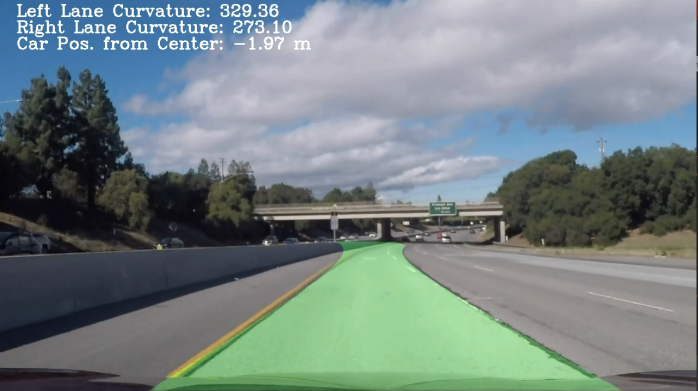
#> input picture writeup_images/fail.jpg, 1396 x 781 px (shown at 1/2 size)
$ python -i lane_detector.py   (imports and definitions only)   (older library calls are emulated)
#> lines starting #> are read from the running program, lines starting #| are printed output that depends on the picture; after the words box and inside, x2 and y2 are one past the last pixel; in counts of white or black regions, pixels touching at a corner belong together
### threshold.py
import cv2
import numpy as np

import util

class SobelThreshold:
    def __init__(self, kernel, thresh):
        self.kernel = kernel
        self.thresh = thresh

    def binarize(self, rgb, save=False):
        gray = cv2.cvtColor(rgb, cv2.COLOR_RGB2GRAY)
        blur = cv2.GaussianBlur(gray, (3,3), 0)

        sobelx = cv2.Sobel(blur, cv2.CV_64F, 1, 0, ksize=self.kernel)
        abs_sobelx = np.absolute(sobelx)
        scaled_sobel = np.uint8(255 * abs_sobelx / np.max(abs_sobelx))

        binary = np.zeros_like(scaled_sobel)
        binary[(scaled_sobel >= self.thresh[0]) & (scaled_sobel <= self.thresh[1])] = 255

        if save: util.save_gray_img('writeup_images/sobel_binary.jpg', binary)

        return binary

class ColorThreshold:
    def __init__(self, white_thresh, yellow_thresh):
        self.white_thresh = white_thresh
        self.yellow_thresh = yellow_thresh

    def binarize(self, rgb, save=False):
        hls = cv2.cvtColor(rgb, cv2.COLOR_RGB2HLS)
        white  = cv2.inRange(hls, self.white_thresh[0], self.white_thresh[1])
        yellow = cv2.inRange(hls, self.yellow_thresh[0], self.yellow_thresh[1])

        binary = np.zeros_like(white)
        binary[(white > 0) | (yellow > 0)] = 255

        if save: util.save_gray_img('writeup_images/color_binary.jpg', binary)

        return binary

class CombinedThreshold:
    def __init__(self, sobel_kernel=3, sobel_thresh=(30, 100),
                 white_thresh=((0,210,0),(255,255,255)),
                 yellow_thresh=((15,30,115),(35,205,255))):
        self.sobel_thresh = SobelThreshold(kernel=sobel_kernel,
                                           thresh=sobel_thresh)
        self.color_thresh = ColorThreshold(white_thresh=white_thresh,
                                           yellow_thresh=yellow_thresh)

    def binarize(self, rgb, save=False):
        sobel_binary = self.sobel_thresh.binarize(rgb, save=save)
        color_binary = self.color_thresh.binarize(rgb, save=save)
        binary = np.zeros_like(color_binary)
        binary[(color_binary > 0) | (sobel_binary > 0)] = 255

        if save: util.save_gray_img('writeup_images/combined_binary.jpg', binary)

        return binary

### lane_detector.py
import cv2
import numpy as np

import util
from threshold import CombinedThreshold

threshold = CombinedThreshold()

w = 1280
h = 720
dst_w = 500

LABELS = ['left', 'right']

class LaneDetector:
    def __init__(self, nwindows=9, margin_first=50, margin=10, minpix=50):
        self.nwindows = nwindows
        self.margin_first = margin_first
        self.margin = margin
        self.minpix = minpix
        self.set_transform_matrix()
        self.fit = {}
        self.is_first = True

    def set_transform_matrix(self):
        t_y = 445
        t_x_diff = 85
        b_x_diff = 1000

        src = np.float32([
            [w/2 - t_x_diff, t_y],
            [w/2 - b_x_diff, h],
            [w/2 + b_x_diff, h],
            [w/2 + t_x_diff, t_y]])
        dst = np.float32([[0, 0], [0, h], [dst_w, h], [dst_w, 0]])
        self.M = cv2.getPerspectiveTransform(src, dst)
        self.M_inv = cv2.getPerspectiveTransform(dst, src)

    def warp(self, img):
        return cv2.warpPerspective(img, self.M, (dst_w, h), flags=cv2.INTER_LINEAR)

    def unwarp(self, img):
        return cv2.warpPerspective(img, self.M_inv, (w, h))

    def get_xy(self, nonzerox, nonzeroy, lane_inds):
        try:
            lane_inds = np.concatenate(lane_inds)
        except ValueError:
            pass

        return nonzerox[lane_inds], nonzeroy[lane_inds]

    # first time
    def find_lane_pixels(self, binary_warped):
        histogram = np.sum(binary_warped[binary_warped.shape[0]//2:,:], axis=0)
        midpoint = np.int(histogram.shape[0]//2)
        x_base = { 'left': np.argmax(histogram[:midpoint]),
                   'right': np.argmax(histogram[midpoint:]) + midpoint }

        window_height = np.int(binary_warped.shape[0]//self.nwindows)
        nonzero = binary_warped.nonzero()
        nonzeroy = np.array(nonzero[0])
        nonzerox = np.array(nonzero[1])
        x_current = { 'left': x_base['left'], 'right': x_base['right'] }

        lane_inds = { 'left': [], 'right': [] }

        for window in range(self.nwindows):
            win_y_low = binary_warped.shape[0] - (window+1)*window_height
            win_y_high = binary_warped.shape[0] - window*window_height

            for label in LABELS:
                win_x_low = x_current[label] - self.margin_first
                win_x_high = x_current[label] + self.margin_first

                good_inds = ((nonzeroy >= win_y_low) & (nonzeroy < win_y_high) &
                             (nonzerox >= win_x_low) & (nonzerox < win_x_high)
                            ).nonzero()[0]

                lane_inds[label].append(good_inds)

                if len(good_inds) > self.minpix:
                    x_current[label] = np.int(np.mean(nonzerox[good_inds]))

        x, y = {}, {}
        for label in LABELS:
            x[label], y[label] = self.get_xy(nonzerox, nonzeroy, lane_inds[label])

        return x, y

    def get_xy2(self, nonzerox, nonzeroy, fit):
        lane_inds = ((nonzerox > (fit[0]*(nonzeroy**2) + fit[1]*nonzeroy + fit[2] - self.margin)) &
                     (nonzerox < (fit[0]*(nonzeroy**2) + fit[1]*nonzeroy + fit[2] + self.margin)))
        return nonzerox[lane_inds], nonzeroy[lane_inds]

    def find_lane_pixels_around_before(self, binary_warped):
        nonzero = binary_warped.nonzero()
        nonzeroy = np.array(nonzero[0])
        nonzerox = np.array(nonzero[1])

        x, y = {}, {}
        for label in LABELS:
            x[label], y[label] = self.get_xy2(nonzerox, nonzeroy, self.fit[label])

        return x, y

    def get_curvature(self, x, y, ploty):
        xm_per_pix = 3.7/250
        ym_per_pix = 30/720
        y_eval = np.max(ploty)

        scene_w = dst_w * xm_per_pix
        scene_h = h * ym_per_pix

        curverad, intercept = {}, {}
        for label in LABELS:
            fit_cr = np.polyfit(y[label]*ym_per_pix, x[label]*xm_per_pix, 2)
            curverad[label] = ((1 + (2*fit_cr[0]*y_eval*ym_per_pix + fit_cr[1])**2)**1.5) / np.absolute(2*fit_cr[0])
            intercept[label] = fit_cr[0]*scene_h**2 + fit_cr[1]*scene_h + fit_cr[2]

        center = (intercept['left'] + intercept['right'])/2.0
        car_pos = center - scene_w/2.0

        return curverad, car_pos

    def fit_polynomial(self, binary_warped, save=False):
        if self.is_first:
            x, y = self.find_lane_pixels(binary_warped)
        else:
            x, y = self.find_lane_pixels_around_before(binary_warped)

        for label in LABELS:
            self.fit[label] = np.polyfit(y[label], x[label], 2)

        fitx = {}
        ploty = np.linspace(0, binary_warped.shape[0]-1, binary_warped.shape[0])
        for label in LABELS:
            try:
                fitx[label] = self.fit[label][0]*ploty**2 + self.fit[label][1]*ploty + self.fit[label][2]
            except TypeError:
                print('The function failed to fit a line!')
                fitx[label] = 1*ploty**2 + 1*ploty

        if save:
            out_img = np.dstack((binary_warped, binary_warped, binary_warped))*255
            out_img[y['left'], x['left']] = [255, 0, 0]
            out_img[y['right'], x['right']] = [0, 0, 255]

            for label in LABELS:
                for (x_, y_) in zip(fitx[label], ploty):
                    cv2.circle(out_img, (int(x_), int(y_)), 1, (255, 255, 0), -1)
            util.save_rgb_img('writeup_images/lane_finding.jpg', out_img)

        curverad, car_pos = self.get_curvature(x, y, ploty)

        return fitx, ploty, curverad, car_pos

    def write_text(self, img, str, pos):
        cv2.putText(img, str, pos, cv2.FONT_HERSHEY_COMPLEX, 1, (255,255,255), 2)

    def process(self, img, save=False):
        binary = threshold.binarize(img, save=save)
        binary_warped = self.warp(binary)
        if save:
            util.save_gray_img('writeup_images/binary_warped.jpg', binary_warped)
        fitx, ploty, curverad, car_pos = self.fit_polynomial(binary_warped, save=save)

        zeros = np.zeros_like(binary_warped)
        warped_lane = np.dstack((zeros, zeros, zeros))

        pts_left = np.array([np.transpose(np.vstack([fitx['left'], ploty]))])
        pts_right = np.array([np.flipud(np.transpose(np.vstack([fitx['right'], ploty])))])
        pts = np.hstack((pts_left, pts_right))
        cv2.fillPoly(warped_lane, np.int_([pts]), (0, 255, 0))
        lane_img = self.unwarp(warped_lane)

        output = cv2.addWeighted(img, 1.0, lane_img, 0.3, 0)

        self.write_text(output, "Left Lane Curvature: {:.2f}".format(curverad['left']), (30,30))
        self.write_text(output, "Right Lane Curvature: {:.2f}".format(curverad['right']), (30,60))
        self.write_text(output, 'Car Pos. from Center: {:.2f} m'.format(car_pos), (30,90))

        self.is_first = False

        return output

>>> import cv2
>>> picture = cv2.imread('writeup_images/fail.jpg')
#> picture is the input picture: shape (781, 1396, 3); mean B, G, R 131.4, 130.4, 116.9
>>> result = LaneDetector().process(picture)
#> in binarize, `gray = cv2.cvtColor(rgb, cv2.COLOR_RGB2GRAY)`:
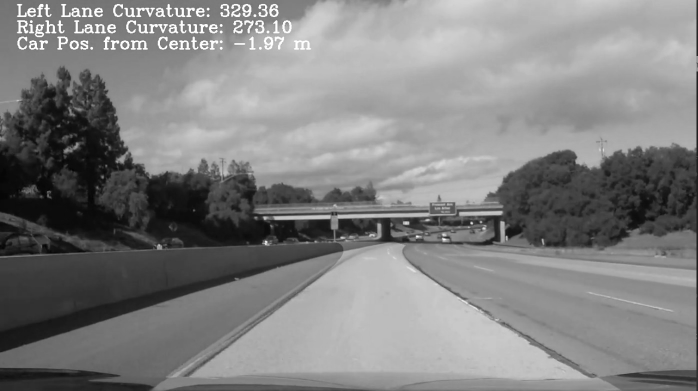
#> gray: shape (781, 1396) (shown at 1/2 size); min 1, max 255, mean 129.2
#> in binarize, `sobelx = cv2.Sobel(blur, cv2.CV_64F, 1, 0, ksize=self.kernel)`:
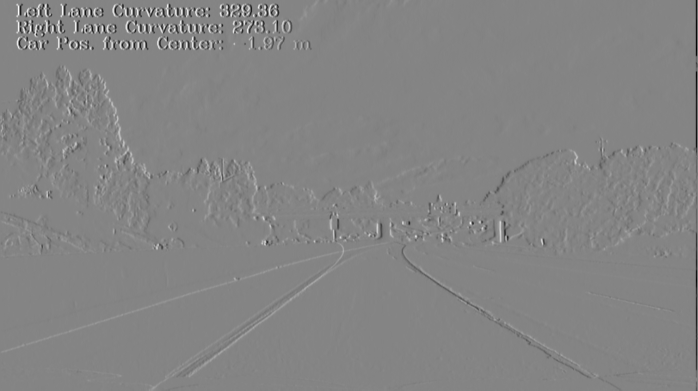
#> sobelx: shape (781, 1396) float64 (shown at 1/2 size); min -470, max 435, mean -0.2; drawn with min black and max white
#> in binarize, `sobel_binary = self.sobel_thresh.binarize(rgb, save=save)`:
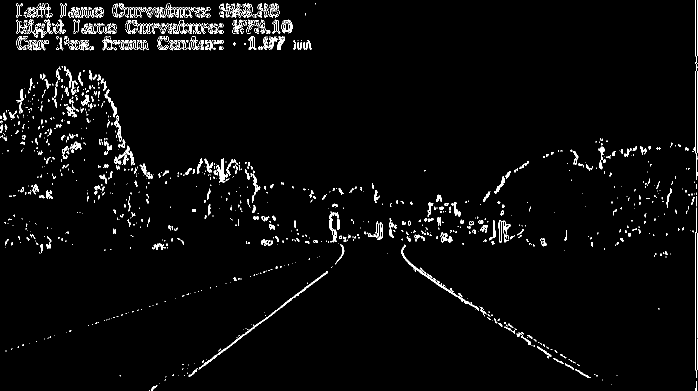
#> sobel_binary: shape (781, 1396) (shown at 1/2 size); 3% white in thin lines or dots
#> in binarize, `hls = cv2.cvtColor(rgb, cv2.COLOR_RGB2HLS)`: hls: shape (781, 1396, 3); mean of channels 0, 1, 2 64.2, 127.9, 46.6
#> in binarize, `white  = cv2.inRange(hls, self.white_thresh[0], self.white_thresh[1])`: white: shape (781, 1396); 1.2% white; 108 white regions (25 under 20 px), largest, box (x1, y1, x2, y2) and area: (896, 0, 963, 12) 544, (587, 80, 623, 100) 410, (261, 81, 296, 99) 301
#> in binarize, `yellow = cv2.inRange(hls, self.yellow_thresh[0], self.yellow_thresh[1])`: yellow: shape (781, 1396); 2.4% white; 482 white regions (413 under 20 px), largest, box (x1, y1, x2, y2) and area: (0, 0, 336, 146) 15339, (1230, 258, 1391, 282) 1776, (970, 269, 1087, 302) 1332
#> in binarize, `color_binary = self.color_thresh.binarize(rgb, save=save)`:
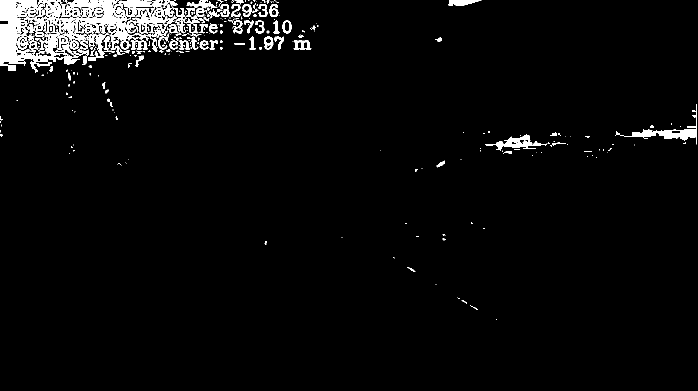
#> color_binary: shape (781, 1396) (shown at 1/2 size); 3.6% white; 391 white regions (255 under 20 px), largest, box (x1, y1, x2, y2) and area: (0, 0, 336, 146) 17099, (1230, 258, 1391, 282) 1776, (237, 0, 356, 34) 1709
#> in process, `binary = threshold.binarize(img, save=save)`: binary: shape (781, 1396); 6.2% white; 1228 white regions (925 under 20 px), largest, box (x1, y1, x2, y2) and area: (0, 0, 460, 146) 34112, (1230, 0, 1395, 360) 2614, (970, 269, 1087, 302) 1332
#> in warp, `return cv2.warpPerspective(img, self.M, (dst_w, h), flags=cv2.INTER_LI..`:
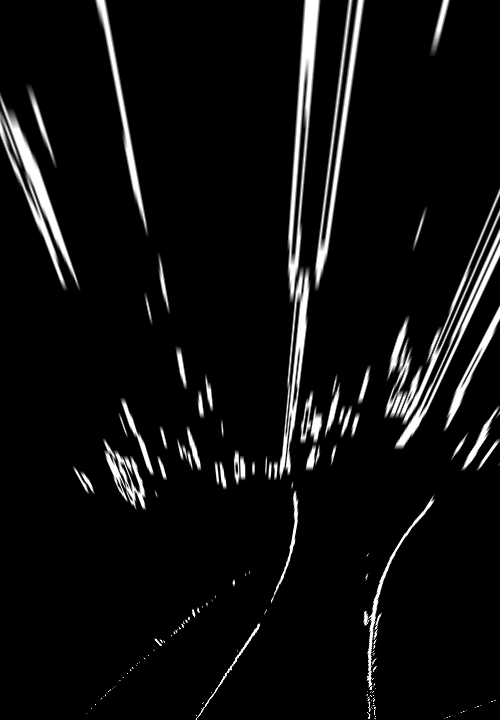
#> returned value: shape (720, 500); min 0, max 255, mean 14.9
#> in find_lane_pixels, `histogram = np.sum(binary_warped[binary_warped.shape[0]//2:,:], axis=0)`: histogram = 500 values, max 23565 at index 294, min 0 at index 0, mean 4302.4
#> in find_lane_pixels, `x_base = { 'left': np.argmax(histogram[:midpoint]), 'right': np.argmax..`: x_base = {'left': 132, 'right': 294}
#> in find_lane_pixels, `nonzero = binary_warped.nonzero()`: nonzero = 33990 positions, rows 0 to 719, columns 0 to 499
#> in find_lane_pixels, `x_current = { 'left': x_base['left'], 'right': x_base['right'] }`: x_current = {'left': 132, 'right': 294}
#> after the loop in find_lane_pixels, `for window in range(self.nwindows):`: x_current = {'left': 107, 'right': 327}
#> after the loop in find_lane_pixels, `for label in LABELS:`: x = 2 items
#> after the loop in fit_polynomial, `for label in LABELS:`: self.fit = {'left': [-0.000301, 0.203, 104.7], 'right': [-4.96e-05, -0.0699, 329.7]}
#> after the loop in fit_polynomial, `for label in LABELS:`: fitx = 2 items
#> the loop in get_curvature, `for label in LABELS:` made 2 passes
#> fit_cr on passes 1 to 2: [-0.00257, 0.072, 1.55], [-0.000422, -0.0248, 4.88]
#> after the loop in get_curvature, `for label in LABELS:`: curverad = {'left': 196.7, 'right': 1187.9}; intercept = {'left': 1.4, 'right': 3.75}
#> in get_curvature, `center = (intercept['left'] + intercept['right'])/2.0`: center = 2.58
#> in get_curvature, `car_pos = center - scene_w/2.0`: car_pos = -1.12
#> in fit_polynomial, `curverad, car_pos = self.get_curvature(x, y, ploty)`: curverad = {'left': 196.7, 'right': 1187.9}; car_pos = -1.12
#> in process, `fitx, ploty, curverad, car_pos = self.fit_polynomial(binary_warped, sa..`: fitx = 2 items; ploty = 720 values from 0 to 719; curverad = {'left': 196.7, 'right': 1187.9}; car_pos = -1.12
#> in process, `pts_left = np.array([np.transpose(np.vstack([fitx['left'], ploty]))])`: pts_left = 720 pairs, first value 94.78 to 138.8, second value 0 to 719
#> in process, `pts_right = np.array([np.flipud(np.transpose(np.vstack([fitx['right'],..`: pts_right = 720 pairs, first value 253.8 to 329.7, second value 0 to 719
#> in process, `pts = np.hstack((pts_left, pts_right))`: pts = 1440 pairs, first value 94.78 to 329.7, second value 0 to 719
#> in process, `cv2.fillPoly(warped_lane, np.int_([pts]), (0, 255, 0))`:
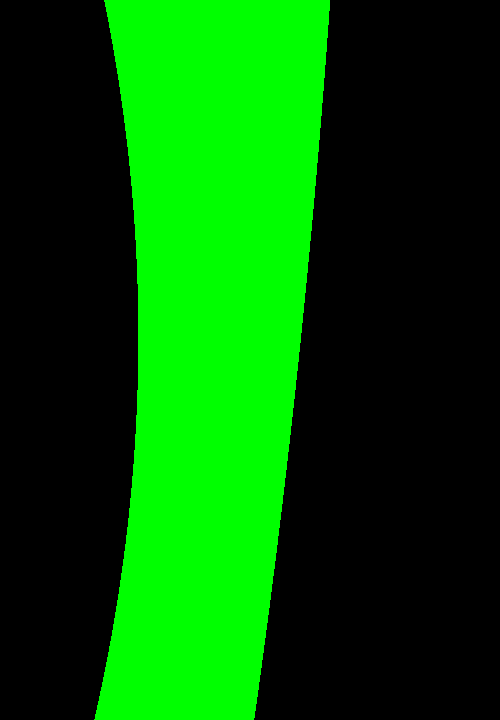
#> warped_lane: shape (720, 500, 3); mean of channels 0, 1, 2 0, 87.4, 0; drawn as B, G, R
#> in unwarp, `return cv2.warpPerspective(img, self.M_inv, (w, h))`:
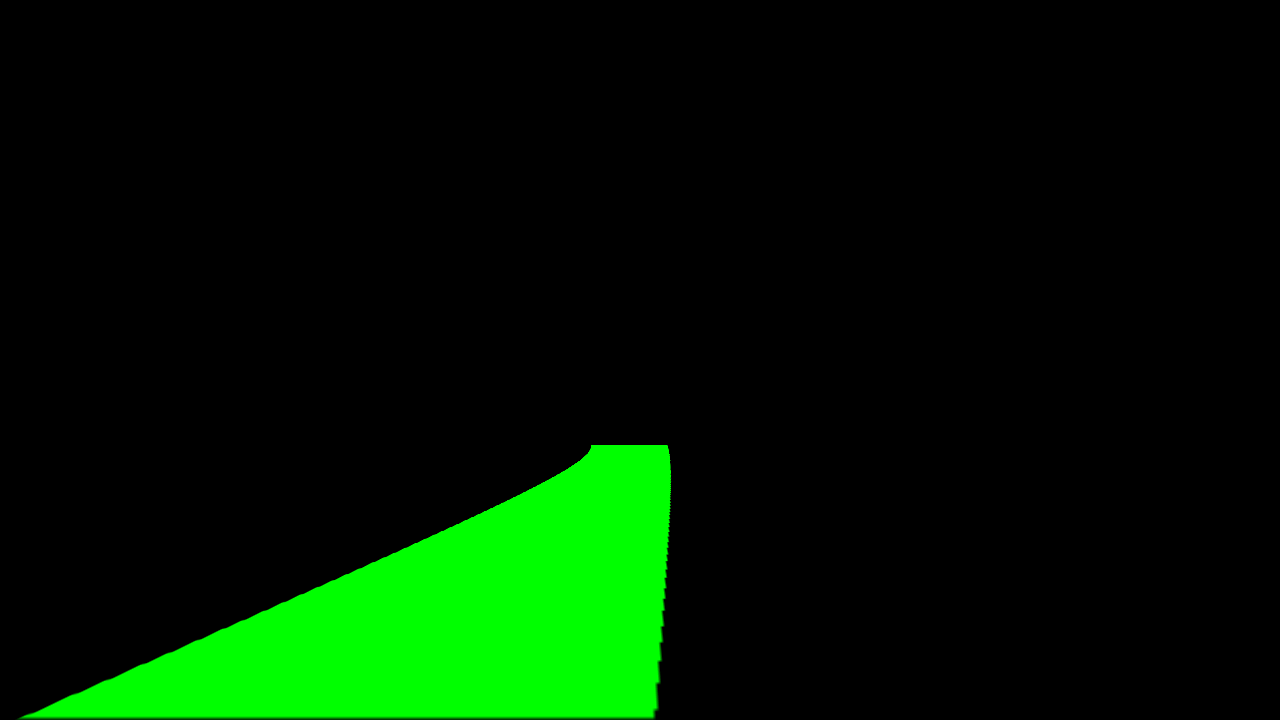
#> returned value: shape (720, 1280, 3); mean of channels 0, 1, 2 0, 25.6, 0; drawn as B, G, R
#> (the run stopped early here; a loop or call above may not have finished)
